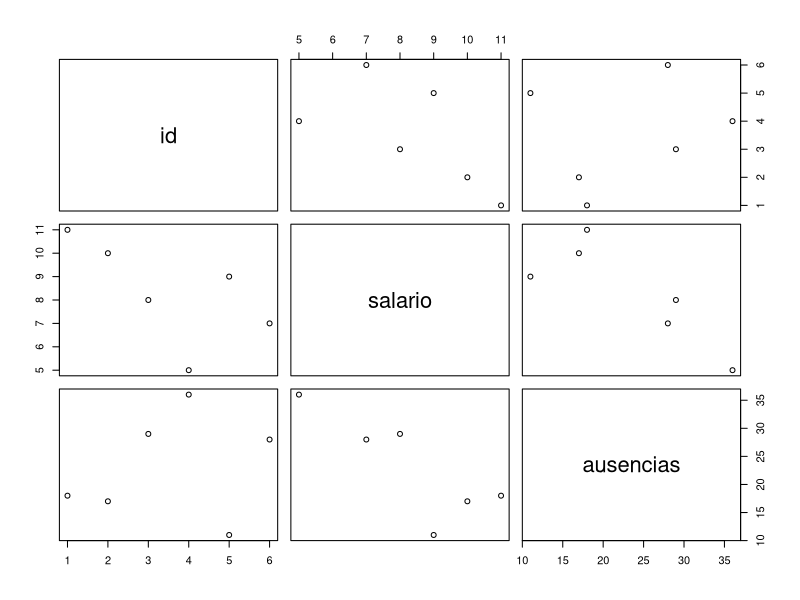
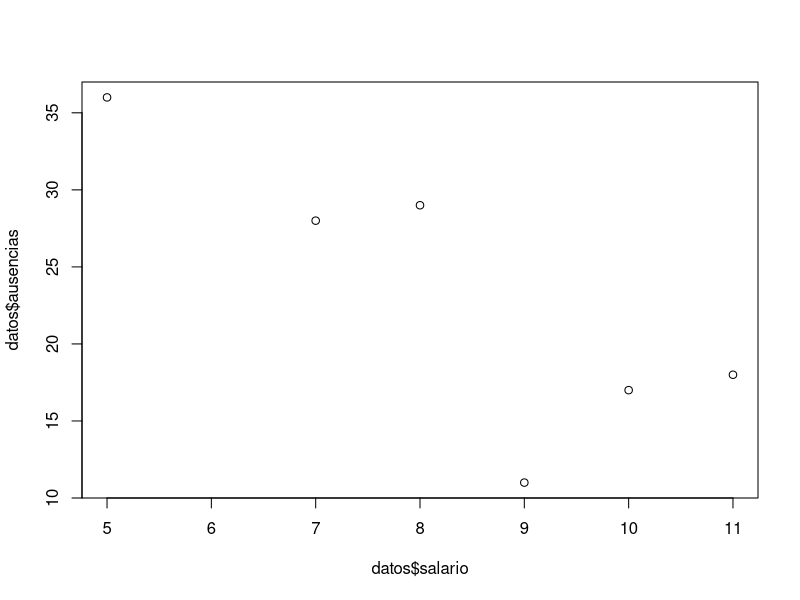
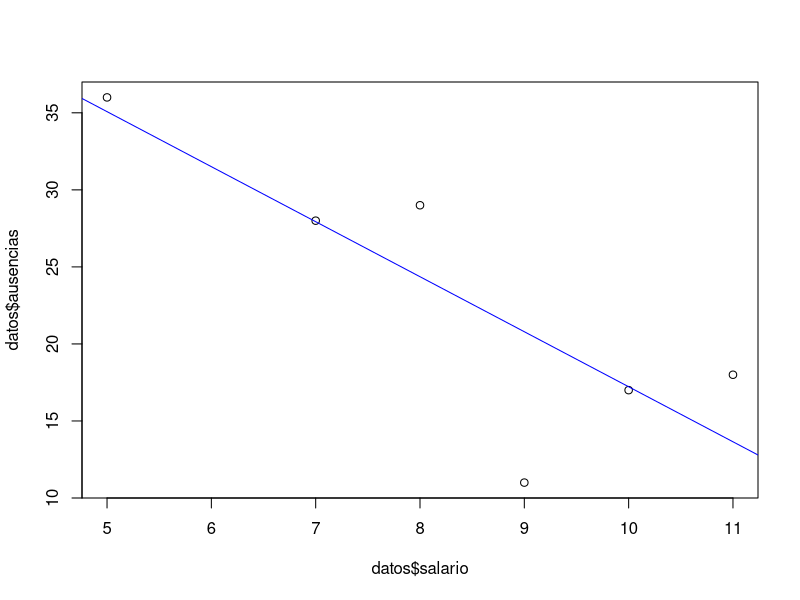

The R script that drew these images, in order:
salario= c(11,10,8,5,9,7)
salario = as.integer(salario)

ausencias = c(18,17,29,36,11,28)
ausencias = as.numeric(ausencias)

id = c(1,2,3,4,5,6)
id = as.numeric(id)
datos = data.frame(id,salario,ausencias)
datos

regresion =  lm(ausencias ~ salario, datos)
regresion
print(summary(regresion))

cor.test(datos$salario, datos$ausencias)

plot(datos)
plot(datos$salario, datos$ausencias)
plot(datos$ausencias ~ datos$salario, datos)
abline(52.929, -3.571, col = "blue")



confint(regresion,level = 0.95)























